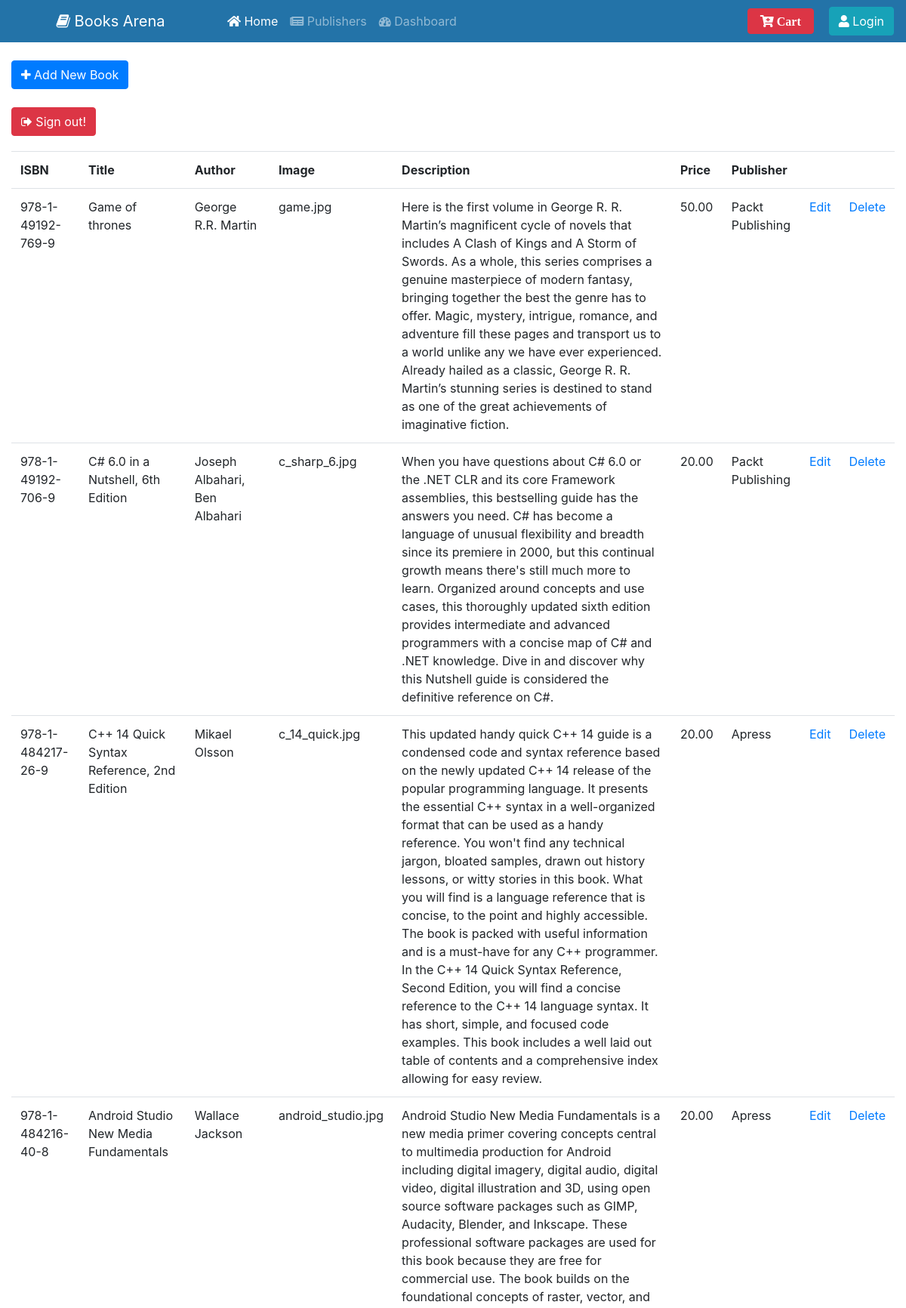
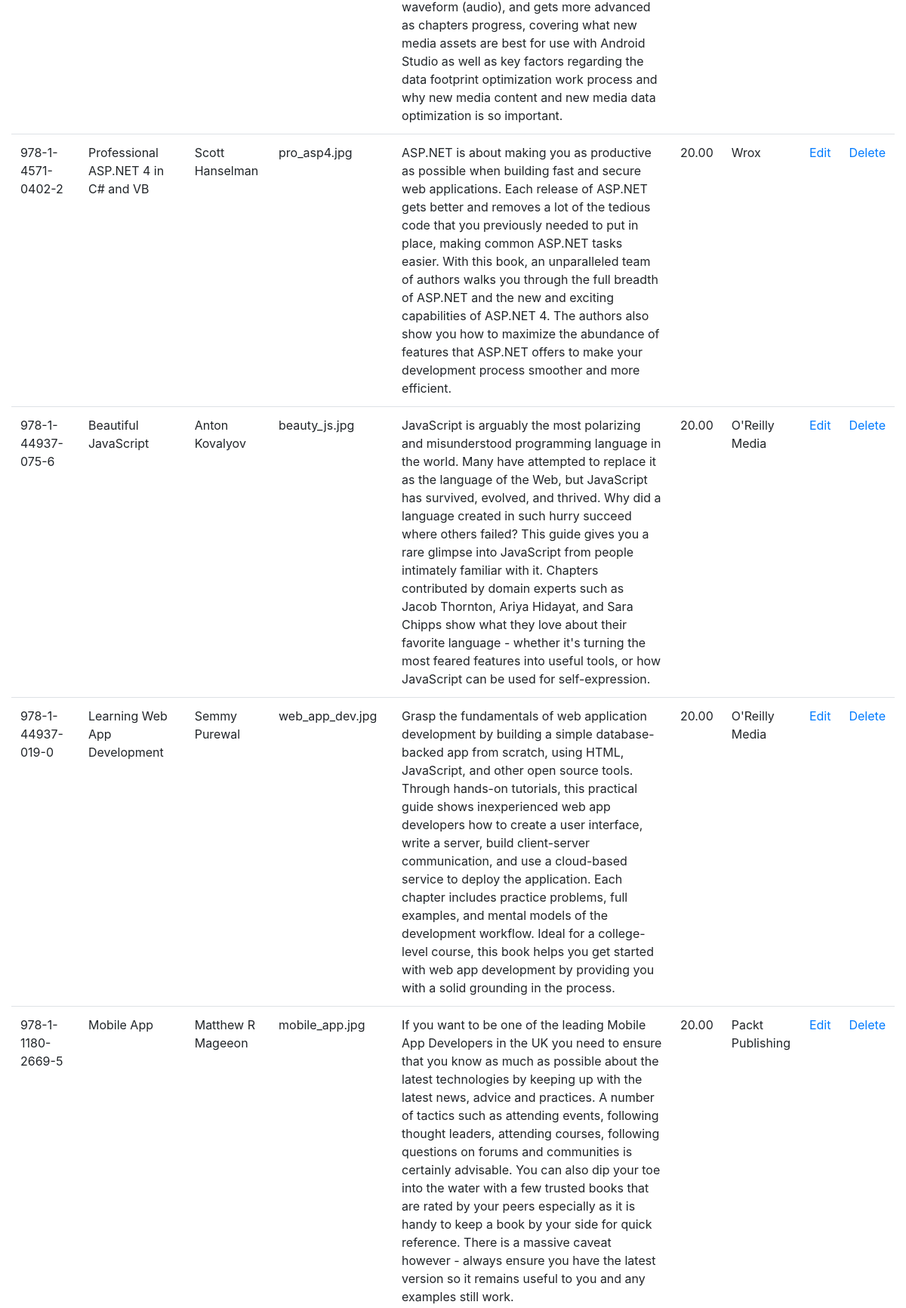
/admin_book.php (signed in, upper part), run on the app's committed database (2 pictures, top to bottom).
### tables this page shows
CREATE TABLE `books` (
  `book_isbn` varchar(20) NOT NULL,
  `book_title` varchar(60) DEFAULT NULL,
  `book_author` varchar(60) DEFAULT NULL,
  `book_image` varchar(40) DEFAULT NULL,
  `book_descr` text DEFAULT NULL,
  `book_price` decimal(6,2) NOT NULL,
  `publisherid` int(10) UNSIGNED NOT NULL
);

CREATE TABLE `publisher` (
  `publisherid` int(10) UNSIGNED NOT NULL,
  `publisher_name` varchar(60) NOT NULL
);

### functions/database_functions.php (called while the page is built, shortened)
<?php
	function getPubName($conn, $pubid){
		$query = "SELECT publisher_name FROM publisher WHERE publisherid = '$pubid'";
		$result = mysqli_query($conn, $query);
		$row = mysqli_fetch_assoc($result);
		return $row['publisher_name'];
	}
	function getAll($conn){
		$query = "SELECT * from books ORDER BY book_isbn DESC";
		$result = mysqli_query($conn, $query);
		return $result;
	}
?>

### admin_book.php (the view, shortened to what this page needs)
<?php
	require_once "./template/navbar.php";
	require_once "./functions/database_functions.php";
	$conn = db_connect();
	$result = getAll($conn);
?>
<br>
	<a href="./admin_add.php" class="btn btn-primary"><i class="fa fa-plus"></i> Add New Book</a>
	<br>
	<br>
	<a href="admin_signout.php" class="btn btn-danger"><i class="fa fa-sign-out"></i> Sign out!</a>
	<table class="table" style="margin-top: 20px">
		<tr>
			<th>ISBN</th>
			<th>Title</th>
			<th>Author</th>
			<th>Image</th>
			<th>Description</th>
			<th>Price</th>
			<th>Publisher</th>
			<th>&nbsp;</th>
			<th>&nbsp;</th>
		</tr>
		<?php while($row = mysqli_fetch_assoc($result)){ ?>
		<tr>
			<td><?php echo $row['book_isbn']; ?></td>
			<td><?php echo $row['book_title']; ?></td>
			<td><?php echo $row['book_author']; ?></td>
			<td><?php echo $row['book_image']; ?></td>
			<td><?php echo $row['book_descr']; ?></td>
			<td><?php echo $row['book_price']; ?></td>
			<td><?php echo getPubName($conn, $row['publisherid']); ?></td>
			<td><a href="admin_edit.php?bookisbn=<?php echo $row['book_isbn']; ?>">Edit</a></td>
			<td><a href="admin_delete.php?bookisbn=<?php echo $row['book_isbn']; ?>">Delete</a></td>
		</tr>
		<?php } ?>
	</table>

### data on the page
books: book_isbn "978-1-49192-769-9", book_title "Game of thrones", book_author "George R.R. Martin", book_image "game.jpg", book_descr "Here is the first volume in George R. R. Martin’s magnificent cycle of novels that includes A Clash of Kings and A Storm of Swords. As a whole, this series comprises a genuine masterpiece of modern fantasy, bringing together the best the genre has to offer. Magic, mystery, intrigue, romance, and adventure fill these pages and transport us to a world unlike any we have ever experienced. Already hailed as a classic, George R. R. Martin’s stunning series is destined to stand as one of the great achievements of imaginative fiction.", book_price "50.00", publisherid.publisher_name "Packt Publishing"
books: book_isbn "978-1-49192-706-9", book_title "C# 6.0 in a Nutshell, 6th Edition", book_author "Joseph Albahari, Ben Albahari", book_image "c_sharp_6.jpg", book_descr "When you have questions about C# 6.0 or the .NET CLR and its core Framework assemblies, this bestselling guide has the answers you need. C# has become a language of unusual flexibility and breadth since its premiere in 2000, but this continual growth means there's still much more to learn. Organized around concepts and use cases, this thoroughly updated sixth edition provides intermediate and advanced programmers with a concise map of C# and .NET knowledge. Dive in and discover why this Nutshell guide is considered the definitive reference on C#.", book_price "20.00", publisherid.publisher_name "Packt Publishing"
books: book_isbn "978-1-484217-26-9", book_title "C++ 14 Quick Syntax Reference, 2nd Edition", book_author "Mikael Olsson", book_image "c_14_quick.jpg", book_descr "This updated handy quick C++ 14 guide is a condensed code and syntax reference based on the newly updated C++ 14 release of the popular programming language. It presents the essential C++ syntax in a well-organized format that can be used as a handy reference. You won't find any technical jargon, bloated samples, drawn out history lessons, or witty stories in this book. What you will find is a language reference that is concise, to the point and highly accessible. The book is packed with useful information and is a must-have for any C++ programmer. In the C++ 14 Quick Syntax Reference, Second Edition, you will find a concise reference to the C++ 14 language syntax. It has short, simple, and…", book_price "20.00", publisherid.publisher_name "Apress"
books: book_isbn "978-1-484216-40-8", book_title "Android Studio New Media Fundamentals", book_author "Wallace Jackson", book_image "android_studio.jpg", book_descr "Android Studio New Media Fundamentals is a new media primer covering concepts central to multimedia production for Android including digital imagery, digital audio, digital video, digital illustration and 3D, using open source software packages such as GIMP, Audacity, Blender, and Inkscape. These professional software packages are used for this book because they are free for commercial use. The book builds on the foundational concepts of raster, vector, and waveform (audio), and gets more advanced as chapters progress, covering what new media assets are best for use with Android Studio as well as key factors regarding the data footprint optimization work process and why new media content…", book_price "20.00", publisherid.publisher_name "Apress"
books: book_isbn "978-1-4571-0402-2", book_title "Professional ASP.NET 4 in C# and VB", book_author "Scott Hanselman", book_image "pro_asp4.jpg", book_descr "ASP.NET is about making you as productive as possible when building fast and secure web applications. Each release of ASP.NET gets better and removes a lot of the tedious code that you previously needed to put in place, making common ASP.NET tasks easier. With this book, an unparalleled team of authors walks you through the full breadth of ASP.NET and the new and exciting capabilities of ASP.NET 4. The authors also show you how to maximize the abundance of features that ASP.NET offers to make your development process smoother and more efficient.", book_price "20.00", publisherid.publisher_name "Wrox"
books: book_isbn "978-1-44937-075-6", book_title "Beautiful JavaScript", book_author "Anton Kovalyov", book_image "beauty_js.jpg", book_descr "JavaScript is arguably the most polarizing and misunderstood programming language in the world. Many have attempted to replace it as the language of the Web, but JavaScript has survived, evolved, and thrived. Why did a language created in such hurry succeed where others failed? This guide gives you a rare glimpse into JavaScript from people intimately familiar with it. Chapters contributed by domain experts such as Jacob Thornton, Ariya Hidayat, and Sara Chipps show what they love about their favorite language - whether it's turning the most feared features into useful tools, or how JavaScript can be used for self-expression.", book_price "20.00", publisherid.publisher_name "O'Reilly Media"
books: book_isbn "978-1-44937-019-0", book_title "Learning Web App Development", book_author "Semmy Purewal", book_image "web_app_dev.jpg", book_descr "Grasp the fundamentals of web application development by building a simple database-backed app from scratch, using HTML, JavaScript, and other open source tools. Through hands-on tutorials, this practical guide shows inexperienced web app developers how to create a user interface, write a server, build client-server communication, and use a cloud-based service to deploy the application. Each chapter includes practice problems, full examples, and mental models of the development workflow. Ideal for a college-level course, this book helps you get started with web app development by providing you with a solid grounding in the process.", book_price "20.00", publisherid.publisher_name "O'Reilly Media"
books: book_isbn "978-1-1180-2669-5", book_title "Mobile App", book_author "Matthew R Mageeon", book_image "mobile_app.jpg", book_descr "If you want to be one of the leading Mobile App Developers in the UK you need to ensure that you know as much as possible about the latest technologies by keeping up with the latest news, advice and practices. A number of tactics such as attending events, following thought leaders, attending courses, following questions on forums and communities is certainly advisable. You can also dip your toe into the water with a few trusted books that are rated by your peers especially as it is handy to keep a book by your side for quick reference. There is a massive caveat however - always ensure you have the latest version so it remains useful to you and any examples still work.", book_price "20.00", publisherid.publisher_name "Packt Publishing"
